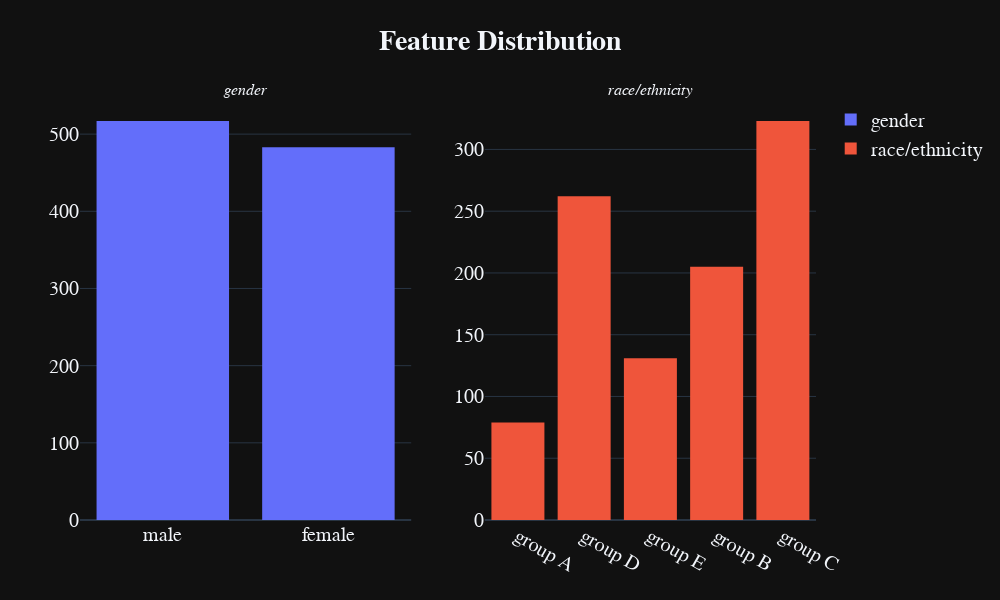

Here is the notebook cell this chart was saved with:
### Code cell
from plotly.subplots import make_subplots
fig = make_subplots(rows=1, cols=2, subplot_titles=('<i>gender', '<i>race/ethnicity',
                    '<i>parental level of education', '<i>test preparation course'))
fig.add_trace(go.Histogram(x=df['gender'], name='gender'), row=1, col=1)
fig.add_trace(go.Histogram(x=df['race/ethnicity'],
              name='race/ethnicity'), row=1, col=2)


fig.update_layout(height=600, width=1000,
                  title_text='<b>Feature Distribution', font_size=20)
fig.update_layout(template='plotly_dark', title_x=0.5,
                  font_family='Courier New')

### Figure 1 — Plotly figure (JSON) as saved in the notebook; plotly's stock layout.template omitted (floating-point values rounded to 4 significant figures; data arrays with more than 128 entries replaced by an {"elided": "..."} marker saying what was removed)
{"data": [{"name": "gender", "type": "histogram", "x": {"elided": "1000 str values"}, "xaxis": "x", "yaxis": "y"}, {"name": "race/ethnicity", "type": "histogram", "x": {"elided": "1000 str values"}, "xaxis": "x2", "yaxis": "y2"}], "layout": {"annotations": [{"font": {"size": 16}, "showarrow": false, "text": "<i>gender", "x": 0.225, "xanchor": "center", "xref": "paper", "y": 1, "yanchor": "bottom", "yref": "paper"}, {"font": {"size": 16}, "showarrow": false, "text": "<i>race/ethnicity", "x": 0.775, "xanchor": "center", "xref": "paper", "y": 1, "yanchor": "bottom", "yref": "paper"}], "font": {"family": "Courier New", "size": 20}, "height": 600, "title": {"text": "<b>Feature Distribution", "x": 0.5}, "width": 1000, "xaxis": {"anchor": "y", "domain": [0, 0.45]}, "xaxis2": {"anchor": "y2", "domain": [0.55, 1]}, "yaxis": {"anchor": "x", "domain": [0, 1]}, "yaxis2": {"anchor": "x2", "domain": [0, 1]}}}
